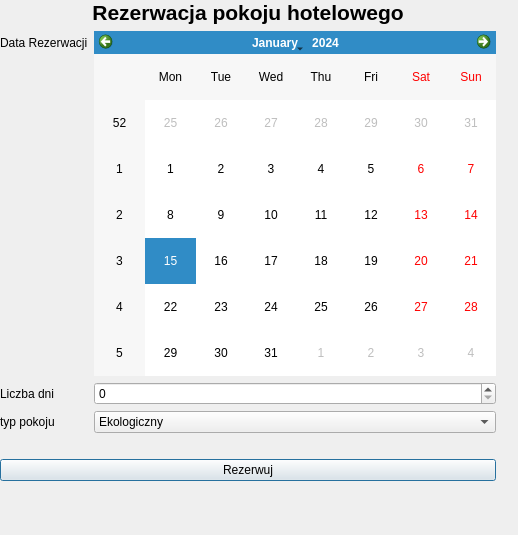
<?xml version="1.0" encoding="UTF-8"?>
<ui version="4.0">
 <class>Dialog</class>
 <widget class="QDialog" name="Dialog">
  <property name="geometry">
   <rect>
    <x>0</x>
    <y>0</y>
    <width>518</width>
    <height>535</height>
   </rect>
  </property>
  <property name="windowTitle">
   <string>Dialog</string>
  </property>
  <widget class="QWidget" name="verticalLayoutWidget">
   <property name="geometry">
    <rect>
     <x>0</x>
     <y>0</y>
     <width>496</width>
     <height>481</height>
    </rect>
   </property>
   <layout class="QVBoxLayout" name="verticalLayout">
    <item>
     <widget class="QLabel" name="label">
      <property name="font">
       <font>
        <pointsize>16</pointsize>
        <weight>75</weight>
        <bold>true</bold>
       </font>
      </property>
      <property name="text">
       <string>Rezerwacja pokoju hotelowego</string>
      </property>
      <property name="alignment">
       <set>Qt::AlignHCenter|Qt::AlignTop</set>
      </property>
      <property name="margin">
       <number>10</number>
      </property>
     </widget>
    </item>
    <item>
     <layout class="QFormLayout" name="formLayout">
      <item row="0" column="0">
       <widget class="QLabel" name="label_2">
        <property name="text">
         <string>Data Rezerwacji</string>
        </property>
       </widget>
      </item>
      <item row="0" column="1">
       <widget class="QCalendarWidget" name="calendar"/>
      </item>
      <item row="2" column="0">
       <widget class="QLabel" name="label_3">
        <property name="text">
         <string>Liczba dni</string>
        </property>
       </widget>
      </item>
      <item row="2" column="1">
       <widget class="QSpinBox" name="days"/>
      </item>
      <item row="3" column="0">
       <widget class="QLabel" name="label_4">
        <property name="text">
         <string>typ pokoju</string>
        </property>
       </widget>
      </item>
      <item row="3" column="1">
       <widget class="QComboBox" name="typeofroom">
        <item>
         <property name="text">
          <string>Ekologiczny</string>
         </property>
        </item>
        <item>
         <property name="text">
          <string>Harry Potter</string>
         </property>
        </item>
        <item>
         <property name="text">
          <string>Krolewski</string>
         </property>
        </item>
        <item>
         <property name="text">
          <string>Programistyczny</string>
         </property>
        </item>
       </widget>
      </item>
      <item row="4" column="1">
       <widget class="QLabel" name="description">
        <property name="text">
         <string/>
        </property>
       </widget>
      </item>
     </layout>
    </item>
    <item>
     <widget class="QPushButton" name="rezerwacja">
      <property name="text">
       <string>Rezerwuj</string>
      </property>
     </widget>
    </item>
   </layout>
  </widget>
 </widget>
 <resources/>
 <connections/>
</ui>
